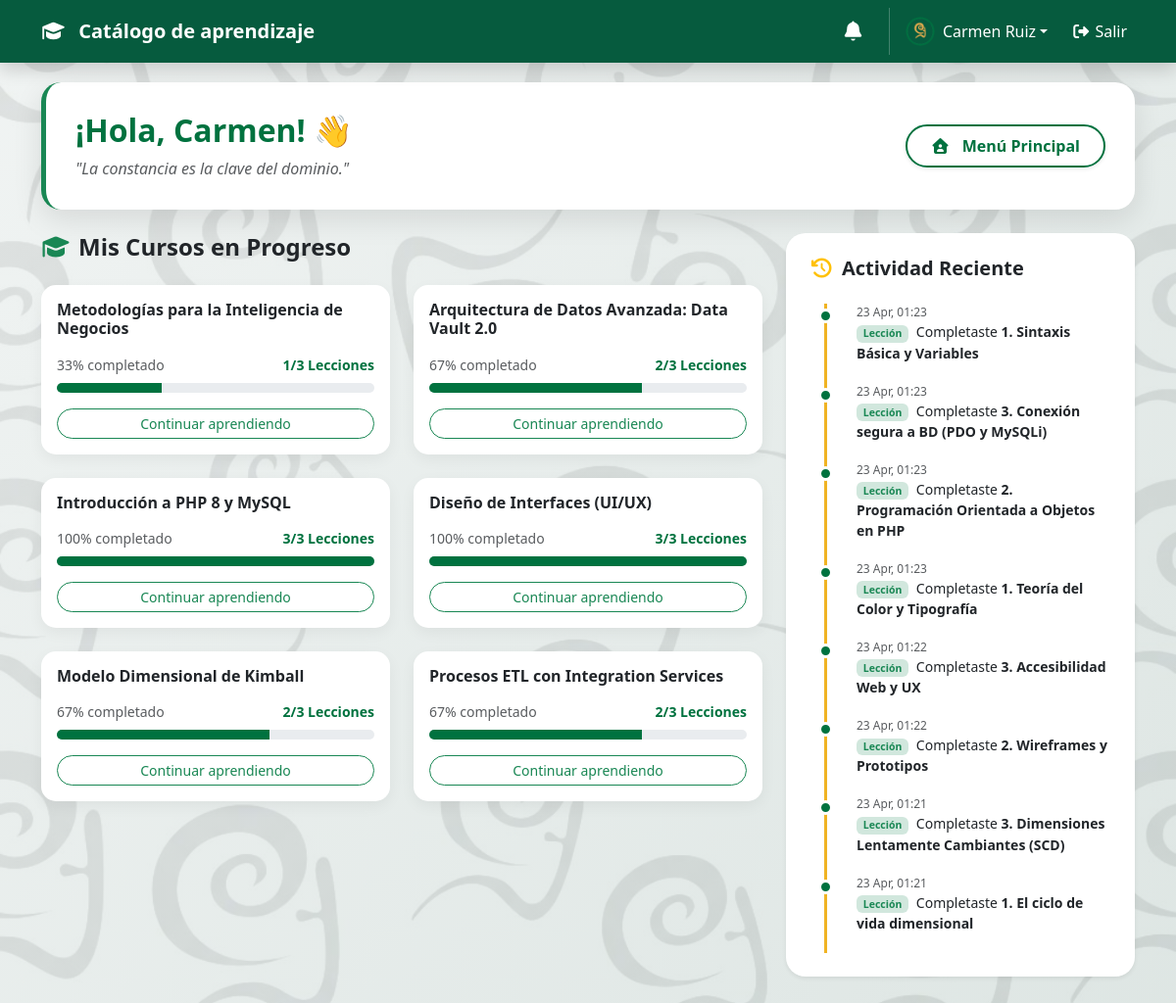
/Public/ProgresoEstudiante.php (signed in), run on the app's committed database.
### tables this page shows
CREATE TABLE `cursos` (
  `id` int(11) NOT NULL,
  `titulo` varchar(150) NOT NULL,
  `descripcion` text DEFAULT NULL,
  `instructor_id` int(11) DEFAULT NULL,
  `fecha_creacion` timestamp NOT NULL DEFAULT current_timestamp(),
  `imagen` varchar(255) DEFAULT 'default.jpg'
);

### Public/ProgresoEstudiante.php (the view, shortened to what this page needs)
<?php
include 'Includes/Header.php';
$db = ConexionDB::obtenerConexion();
$id_estudiante = $_SESSION['usuario_id'];
$nombre_estudiante = $_SESSION['nombre'];
$sql_cursos = "SELECT c.id, c.titulo, c.imagen,
                (SELECT COUNT(*) FROM lecciones l WHERE l.curso_id = c.id) as total_lecciones,
                (SELECT COUNT(*) FROM progreso_lecciones pl
                 JOIN lecciones l2 ON pl.leccion_id = l2.id
                 WHERE l2.curso_id = c.id AND pl.usuario_id = $id_estudiante) as completadas
               FROM cursos c
               WHERE EXISTS (
                   SELECT 1 FROM progreso_lecciones pl2
                   JOIN lecciones l3 ON pl2.leccion_id = l3.id
                   WHERE l3.curso_id = c.id AND pl2.usuario_id = $id_estudiante
               )";
$res_cursos = mysqli_query($db, $sql_cursos);
$sql_timeline = "(SELECT 'leccion' as tipo, l.titulo as detalle, pl.fecha_completado as fecha
                  FROM progreso_lecciones pl
                  JOIN lecciones l ON pl.leccion_id = l.id
                  WHERE pl.usuario_id = $id_estudiante)
                  UNION
                  (SELECT 'tarea' as tipo, l.titulo as detalle, te.fecha_envio as fecha
                  FROM tareas_entregadas te
                  JOIN lecciones l ON te.leccion_id = l.id
                  WHERE te.usuario_id = $id_estudiante)
                  ORDER BY fecha DESC LIMIT 8";
$res_timeline = mysqli_query($db, $sql_timeline);
$frases = [
    "¡Sigue así! Cada paso te acerca más a tu meta.",
    "El aprendizaje es un tesoro que te seguirá a todas partes.",
    "Tu esfuerzo de hoy es el éxito de mañana.",
    "La constancia es la clave del dominio."
];
$frase_hoy = $frases[array_rand($frases)];
?>
<div class="container mb-5">
    <div class="welcome-banner mb-4 border-start border-5 border-success d-flex justify-content-between align-items-center flex-wrap gap-3">
        <div>
            <h2 class="fw-bold" style="color: var(--uabc-green);">¡Hola, <?php echo explode(' ', $nombre_estudiante)[0]; ?>! 👋</h2>
            <p class="fst-italic text-muted mb-0">"<?php echo $frase_hoy; ?>"</p>
        </div>
        <a href="Index.php" class="btn btn-return px-4 py-2 rounded-pill shadow-sm">
            <i class="fa-solid fa-house-user me-2"></i> Menú Principal
        </a>
    </div>
    <div class="row">
        <div class="col-lg-8">
            <h4 class="fw-bold mb-4"><i class="fa-solid fa-graduation-cap me-2 text-success"></i>Mis Cursos en Progreso</h4>
            <div class="row g-4">
                <?php if (mysqli_num_rows($res_cursos) > 0): ?>
                    <?php while ($curso = mysqli_fetch_assoc($res_cursos)):
                        $porcentaje = ($curso['total_lecciones'] > 0) ? round(($curso['completadas'] / $curso['total_lecciones']) * 100) : 0;
                    ?>
                    <div class="col-md-6">
                        <div class="card course-card h-100 p-3">
                            <h6 class="fw-bold text-dark mb-3"><?php echo $curso['titulo']; ?></h6>
                            <div class="d-flex justify-content-between mb-2">
                                <small class="text-muted"><?php echo $porcentaje; ?>% completado</small>
                                <small class="fw-bold" style="color: var(--uabc-green);"><?php echo $curso['completadas']; ?>/<?php echo $curso['total_lecciones']; ?> Lecciones</small>
                            </div>
                            <div class="progress mb-3">
                                <div class="progress-bar" role="progressbar" style="width: <?php echo $porcentaje; ?>%"></div>
                            </div>
                            <a href="Ver_Curso.php?id=<?php echo $curso['id']; ?>" class="btn btn-sm btn-outline-success rounded-pill">Continuar aprendiendo</a>
                        </div>
                    </div>
                    <?php endwhile; ?>
                <?php else: ?>
                    <div class="col-12"><div class="alert alert-light border-0 shadow-sm">Aún no has iniciado ningún curso. ¡Ve al catálogo y comienza hoy!</div></div>
                <?php endif; ?>
            </div>
        </div>
        <div class="col-lg-4">
            <div class="card p-4 shadow-sm border-0" style="border-radius: 20px;">
                <h5 class="fw-bold mb-4"><i class="fa-solid fa-clock-rotate-left me-2 text-warning"></i>Actividad Reciente</h5>
                <div class="timeline">
                    <?php while ($act = mysqli_fetch_assoc($res_timeline)): ?>
                    <div class="timeline-item">
                        <small class="text-muted d-block" style="font-size: 0.75rem;"><?php echo date('d M, H:i', strtotime($act['fecha'])); ?></small>
                        <p class="mb-0 small">
                            <?php if ($act['tipo'] == 'leccion'): ?>
                                <span class="badge bg-success-subtle text-success me-1">Lección</span> Completaste <strong><?php echo $act['detalle']; ?></strong>
                            <?php else: ?>
                                <span class="badge bg-warning-subtle text-warning me-1">Tarea</span> Enviaste la actividad de <strong><?php echo $act['detalle']; ?></strong>
                            <?php endif; ?>
                        </p>
                    </div>
                    <?php endwhile; ?>
                </div>
            </div>
        </div>
    </div>
</div>
<?php include 'Includes/Footer.php'; ?>

### Public/Includes/Header.php (style rules this page uses)
body { background: linear-gradient(135deg, rgba(240, 244, 243, 0.8) 0%, rgba(216, 226, 223, 0.8) 100%), url("../Assets/Img/FondoCimarron.jpg"); background-position: center; background-repeat: repeat; background-attachment: fixed; min-height: 100vh; }

### Public/ProgresoEstudiante.php (style rules this page uses)
:root { --uabc-green: #00723F; --uabc-gold: #F0B323; }
body { background: linear-gradient(135deg, rgba(240, 244, 243, 0.8) 0%, rgba(216, 226, 223, 0.8) 100%), url("../Assets/Img/FondoCimarron.jpg"); background-attachment: fixed; background-size: cover; }
.welcome-banner { background: white; border-radius: 20px; padding: 30px; box-shadow: 0 10px 30px rgba(0,0,0,0.1); margin-top: 20px; }
.course-card { background: white; border-radius: 15px; border: none; transition: transform 0.3s; box-shadow: 0 5px 15px rgba(0,0,0,0.05); }
.progress { height: 10px; border-radius: 5px; background-color: #e9ecef; }
.progress-bar { background-color: var(--uabc-green); }
.timeline { position: relative; padding-left: 30px; border-left: 3px solid var(--uabc-gold); margin-left: 15px; }
.timeline-item { position: relative; margin-bottom: 20px; }
.timeline-item::before { content: ''; position: absolute; left: -39px; top: 5px; width: 15px; height: 15px; background: var(--uabc-green); border-radius: 50%; border: 3px solid white; }
.btn-return { background-color: white; color: var(--uabc-green); border: 2px solid var(--uabc-green); font-weight: 600; transition: all 0.3s ease; }

### data on the page
cursos: titulo "Metodologías para la Inteligencia de Negocios", porcentaje "33", completadas "1", total_lecciones "3"
cursos: titulo "Arquitectura de Datos Avanzada: Data Vault 2.0", porcentaje "67", completadas "2", total_lecciones "3"
cursos: titulo "Introducción a PHP 8 y MySQL", porcentaje "100", completadas "3", total_lecciones "3"
cursos: titulo "Diseño de Interfaces (UI/UX)", porcentaje "100", completadas "3", total_lecciones "3"
cursos: titulo "Modelo Dimensional de Kimball", porcentaje "67", completadas "2", total_lecciones "3"
cursos: titulo "Procesos ETL con Integration Services", porcentaje "67", completadas "2", total_lecciones "3"

### other printed values
$_SESSION['nombre'] "Carmen Ruiz"
explode(' ', $nombre_estudiante)[0] "Carmen"
date('d M, H:i', strtotime($act['fecha'])) "23 Apr, 01:23"
$act['detalle'] "1. Sintaxis Básica y Variables"
$act['detalle'] "3. Conexión segura a BD (PDO y MySQLi)"
$act['detalle'] "2. Programación Orientada a Objetos en PHP"
$act['detalle'] "1. Teoría del Color y Tipografía"
date('d M, H:i', strtotime($act['fecha'])) "23 Apr, 01:22"
$act['detalle'] "3. Accesibilidad Web y UX"
$act['detalle'] "2. Wireframes y Prototipos"
date('d M, H:i', strtotime($act['fecha'])) "23 Apr, 01:21"
$act['detalle'] "3. Dimensiones Lentamente Cambiantes (SCD)"
$act['detalle'] "1. El ciclo de vida dimensional"
